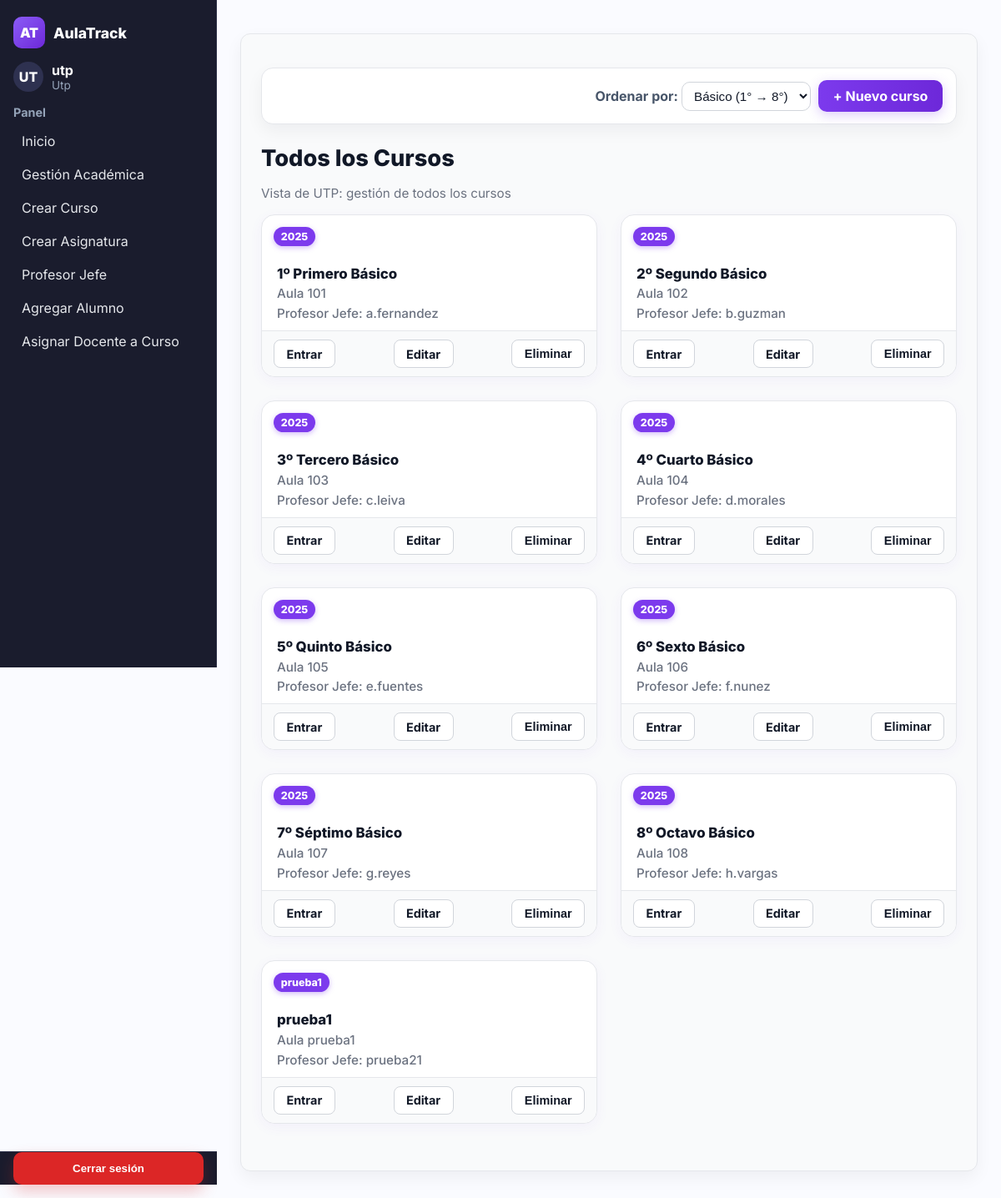
The page / (signed in) on the database its author committed.
### usuarios/models.py (models this page shows, shortened)
class Usuario(AbstractUser):
    nombres = models.CharField(max_length=100)
    apellidos = models.CharField(max_length=100)
    rut = models.CharField(max_length=12, unique=True, validators=[rut_validator])
    ROLE_DOCENTE = 'docente'
    ROLE_UTP = 'utp'
    ROLE_INSPECTOR = 'inspector'
    ROLE_CHOICES = [
        (ROLE_DOCENTE, 'Docente'),
        (ROLE_UTP, 'UTP'),
        (ROLE_INSPECTOR, 'Inspector'),
    ]
    role = models.CharField(max_length=20, choices=ROLE_CHOICES)

class Curso(models.Model):
    año = models.CharField(max_length=15)
    nombre = models.CharField(max_length=30)
    sala = models.CharField(max_length=10)
    profesor_jefe = models.ForeignKey(
        Usuario,
        on_delete=models.CASCADE,
        null=True,
        blank=True,
        limit_choices_to={'role': 'docente'},
        related_name='cursos_como_profesor_jefe'
    )
    class Meta:
        constraints = [
            models.UniqueConstraint(
                Lower('año'), Lower('nombre'), Lower('sala'),
                name='uniq_curso_anio_nombre_sala_ci'
            )
        ]

### usuarios/views.py (the view)
# urls.py: path('', home, name='home'),
@login_required
def home(request):
    user = request.user
    ordenar = request.GET.get("ordenar") or "basico_asc"
    cursos_docente = []
    cursos_todos = []
    curso_profesor_jefe = None
    if getattr(user, "role", None) == "docente":
        curso_profesor_jefe = (
            Curso.objects
            .filter(profesor_jefe=user)
            .select_related("profesor_jefe")
            .prefetch_related("asignaturas", "asignaturas__profesor")
            .first()
        )
        cursos_docente = (
            Curso.objects
            .filter(asignaturas__profesor=user)
            .exclude(profesor_jefe=user)
            .select_related("profesor_jefe")
            .prefetch_related("asignaturas", "asignaturas__profesor")
            .distinct()
        )
        cursos_docente = list(cursos_docente)
        if ordenar == "basico_asc":
            cursos_docente.sort(key=lambda c: _clave_grado(c.nombre))
        elif ordenar == "basico_desc":
            cursos_docente.sort(key=lambda c: _clave_grado(c.nombre), reverse=True)
        elif ordenar == "nombre_asc":
            cursos_docente.sort(key=lambda c: (c.nombre or "").lower())
    elif user.is_superuser or getattr(user, "role", None) in ["utp", "inspector"]:
        cursos_todos = list(
            Curso.objects
            .select_related("profesor_jefe")
            .prefetch_related("asignaturas", "asignaturas__profesor")
        )
        if ordenar == "basico_asc":
            cursos_todos.sort(key=lambda c: _clave_grado(c.nombre))
        elif ordenar == "basico_desc":
            cursos_todos.sort(key=lambda c: _clave_grado(c.nombre), reverse=True)
        elif ordenar == "nombre_asc":
            cursos_todos.sort(key=lambda c: (c.nombre or "").lower())
    return render(request, "home.html", {
        "curso_profesor_jefe": curso_profesor_jefe,
        "cursos_docente": cursos_docente,
        "cursos_todos": cursos_todos,
    })

### usuarios/views.py (called while the page is built)
def _clave_grado(nombre: str):
    if not nombre:
        return (2, 99, "")
    s = nombre.lower()
    es_basico = ("básico" in s) or ("basico" in s)
    es_medio  = ("medio" in s)
    m = re.search(r"(\d+)", s)
    num = int(m.group(1)) if m else 99
    prioridad = 0 if es_basico else (1 if es_medio else 2)
    return (prioridad, num, s)

### usuarios/templates/home.html (shortened to what this page needs)
{% extends "base.html" %}
{% load static %}
{% block extra_css %}
<link rel="stylesheet" href="{% static 'css/home.css' %}">
{% endblock %}
{% block content %}
<div class="filter-bar">
  <form method="get">
    <label for="ordenar">Ordenar por:</label>
    <select name="ordenar" id="ordenar" onchange="this.form.submit()">
      <option value="basico_asc" {% if request.GET.ordenar == 'basico_asc' or not request.GET.ordenar %}selected{% endif %}>
        Básico (1° → 8°)
      </option>
    </select>
  </form>
  {% if user.role == 'utp' or user.is_superuser %}
    <a class="topCta" href="{% url 'usuarios:crear_curso' %}?from=home">+ Nuevo curso</a>
  {% endif %}
</div>
{% if user.role == 'utp' or user.role == 'inspector' or user.is_superuser %}
  <div class="sectionTitle">Todos los Cursos</div>
  <p class="hint">Vista de {% if user.role == 'utp' or user.is_superuser %}UTP{% else %}Inspector{% endif %}: gestión de todos los cursos</p>
  <div class="courses">
    {% if cursos_todos %}
      {% for curso in cursos_todos %}
        <article class="courseCard" tabindex="0">
          <span class="badge">{{ curso.año }}</span>
          <div class="title">{{ curso.nombre }}</div>
          <div class="meta">Aula {{ curso.sala }}</div>
          <div class="meta">
            Profesor Jefe:
            {% if curso.profesor_jefe %}
              {{ curso.profesor_jefe.username }}
            {% else %}
              Sin asignar
            {% endif %}
          </div>
          <div class="actions">
            <a href="{% url 'usuarios:curso' curso.id %}" class="btn btn-primary">Entrar</a>
            {% if user.role == 'utp' or user.is_superuser %}
              <a href="{% url 'usuarios:curso_editar' curso.id %}?from=home" class="btn btn-ghost">Editar</a>
              <form method="post" action="{% url 'usuarios:curso_eliminar' curso.id %}?from=home"
                    style="display:inline;"
                    onsubmit="return confirm('¿Eliminar el curso «{{ curso.nombre }}»? Esta acción no se puede deshacer.');">
                <button type="submit" class="btn btn-danger">Eliminar</button>
              </form>
            {% endif %}
          </div>
        </article>
      {% endfor %}
    {% else %}
      <p class="muted">No hay cursos creados.</p>
    {% endif %}
  </div>
{% endif %}
{% endblock %}

### usuarios/templates/base.html (shortened to what this page needs)
{% load static %}
<!DOCTYPE html>
<html lang="es">
<head>
    <link rel="stylesheet" href="{% static 'css/base.css' %}">
    {% block extra_css %}{% endblock %}
    <link rel="stylesheet" href="{% static 'css/global.css' %}">
</head>
<body>
<main class="app">
    <aside class="sidebar" aria-label="Barra lateral">
        <div class="sidebar-content">
            <div class="brand">
                <div class="logo">AT</div>
                <div class="name">AulaTrack</div>
            </div>
            {% if user.is_authenticated %}
            <div class="profile">
                <div class="avatar">{{ user.username|slice:":2"|upper }}</div>
                <div>
                    <div class="docente">{{ user.username }}</div>
                    <div class="rol">
                        {% if user.is_superuser %}
                            Superusuario
                        {% else %}
                            {{ user.role|title|default:"Sin rol" }}
                        {% endif %}
                    </div>
                </div>
            </div>
            <nav class="menu">
                <div class="nav-section">
                    <h4>Panel</h4>
                    <ul>
                        <li><a href="{% url 'usuarios:home_page' %}">Inicio</a></li>
                        {% if user.is_superuser %}
                            <li><a href="{% url 'usuarios:cursos_lista' %}">Gestión Académica</a></li>
                            <li><a href="{% url 'usuarios:crear_curso' %}">Crear Curso</a></li>
                            <li><a href="{% url 'usuarios:crear_asignatura' %}">Crear Asignatura</a></li>
                            <li><a href="{% url 'usuarios:asignar_profesor_jefe' %}">Profesor Jefe</a></li>
                            <li><a href="{% url 'usuarios:agregar_alumno' %}">Agregar Alumno</a></li>
                            <li><a href="{% url 'usuarios:gestion_usuario' %}">Usuarios</a></li>
                            <li><a href="{% url 'usuarios:historial_admin' %}">Historial</a></li>
                            <li><a href="{% url 'usuarios:asignar_docente_curso' %}">Asignar Docente a Curso</a></li>
                        {% elif user.role == "utp" %}
                            <li><a href="{% url 'usuarios:cursos_lista' %}">Gestión Académica</a></li>
                            <li><a href="{% url 'usuarios:crear_curso' %}">Crear Curso</a></li>
                            <li><a href="{% url 'usuarios:crear_asignatura' %}">Crear Asignatura</a></li>
                            <li><a href="{% url 'usuarios:asignar_profesor_jefe' %}">Profesor Jefe</a></li>
                            <li><a href="{% url 'usuarios:agregar_alumno' %}">Agregar Alumno</a></li>
                            <li><a href="{% url 'usuarios:asignar_docente_curso' %}">Asignar Docente a Curso</a></li>
                        {% elif user.role == "docente" %}
                            <li><a href="{% url 'usuarios:home_page' %}">Mis Cursos</a></li>
                        {% elif user.role == "alumno" %}
                            <li><a href="{% url 'usuarios:home_page' %}">Mi Inicio</a></li>
                        {% endif %}
                    </ul>
                </div>
            </nav>
            {% endif %}
        </div>
        {% if user.is_authenticated %}
        <div class="logout-fixed">
            <form method="post" action="{% url 'usuarios:logout' %}">
                <button type="submit" class="logout-btn">Cerrar sesión</button>
            </form>
        </div>
        {% endif %}
    </aside>
    <section class="main">
        <div class="content">
            {% block content %}{% endblock %}
        </div>
    </section>
</main>
</body>
</html>

### usuarios/static/css/base.css (style rules this page uses)
:root { --brand-400:#b197fc; --brand-500:#a855f7; --brand-600:#8b5cf6; --brand-700:#7c3aed; --brand-800:#6d28d9; --side-bg:#1a1c2d; --side-border:#2a2d45; --side-hover:#2a2e49; --side-text:#e5e7eb; --side-muted:#94a3b8; --bg:#ffffff; --surface:#f9fafb; --border:#e5e7eb; --text:#0f172a; --danger:#dc2626; --danger-hover:#b91c1c; --radius:12px; --transition:all 0.25s ease; --shadow:0 8px 20px rgba(0,0,0,0.05); }
* { box-sizing:border-box }
html,body { height:100%;margin:0;font-family:"Inter",system-ui,sans-serif;background:var(--bg);color:var(--text); }
.app { display:grid; grid-template-columns:260px 1fr; min-height:100vh; }
.sidebar { background:var(--side-bg); color:var(--side-text); display:flex; flex-direction:column; justify-content:space-between; border-right:1px solid var(--side-border); position:sticky; top:0; height:100vh; }
.sidebar-content { padding:20px 16px 90px; overflow-y:auto; }
.brand { display:flex;align-items:center;gap:10px;margin-bottom:1rem; }
.logo { width:38px;height:38px;display:grid;place-items:center; border-radius:10px; background:linear-gradient(135deg,var(--brand-600),var(--brand-800)); color:#fff;font-weight:900; }
.name { font-weight:800;color:#fff;font-size:1.1rem; }
.profile { display:flex;align-items:center;gap:10px;margin:1rem 0; }
.avatar { width:36px;height:36px;border-radius:999px; background:#2e3150;color:#fff;font-weight:800; display:grid;place-items:center; }
.docente { font-weight:700;color:#fff; }
.rol { font-size:.85rem;color:var(--side-muted); }
.nav-section { margin-top:1rem; }
.nav-section h4 { margin:0 0 .5rem;color:var(--side-muted);font-size:.9rem;font-weight:700; }
.nav-section ul { list-style:none;margin:0;padding:0;display:grid;gap:4px; }
.nav-section a { display:block; padding:8px 10px; border-radius:8px; color:var(--side-text); transition:var(--transition); }
.logout-fixed { position:fixed; bottom:16px; left:0; width:260px; padding:0 16px 0; background:var(--side-bg); border-top:1px solid var(--side-border); }
.logout-btn { width:100%; padding:.75rem 1rem; border:0; border-radius:10px; background:var(--danger); color:#fff; font-weight:700; cursor:pointer; transition:var(--transition); box-shadow:0 8px 18px rgba(220,38,38,0.25); }
.main { background:var(--bg); padding:24px 28px; }
.content { background:var(--surface); border:1px solid var(--border); border-radius:var(--radius); padding:1.5rem; box-shadow:var(--shadow); }
a { color:var(--brand-500); text-decoration:none; transition:var(--transition); }

### usuarios/static/css/global.css (style rules this page uses)
body, html, .main { font-family: "Inter", system-ui, sans-serif; background: #fafbff !important; color: #0f172a; }
.btn, .btn-prim, .btn-secondary { display: inline-flex; align-items: center; justify-content: center; gap: 0.4rem; border-radius: 10px; font-weight: 600; cursor: pointer; text-decoration: none; font-size: 0.95rem; transition: all 0.25s ease; height: 38px; padding: 0 1rem; }
.btn { background: #fff; color: #111827; border: 1px solid #d1d5db; }
h1, h2, h3, h4, h5 { color: #111827; font-weight: 800; }
.hint, .muted { color: #6b7280; }

### rows shown on the page
Usuario: username "UT", username "utp", role "Utp"
Curso: año "2025", nombre "1º Primero Básico", sala "101", profesor_jefe.username "a.fernandez"
Curso: año "2025", nombre "2º Segundo Básico", sala "102", profesor_jefe.username "b.guzman"
Curso: año "2025", nombre "3º Tercero Básico", sala "103", profesor_jefe.username "c.leiva"
Curso: año "2025", nombre "4º Cuarto Básico", sala "104", profesor_jefe.username "d.morales"
Curso: año "2025", nombre "5º Quinto Básico", sala "105", profesor_jefe.username "e.fuentes"
Curso: año "2025", nombre "6º Sexto Básico", sala "106", profesor_jefe.username "f.nunez"
Curso: año "2025", nombre "7º Séptimo Básico", sala "107", profesor_jefe.username "g.reyes"
Curso: año "2025", nombre "8º Octavo Básico", sala "108", profesor_jefe.username "h.vargas"
Curso: año "prueba1", nombre "prueba1", sala "prueba1", profesor_jefe.username "prueba21"
